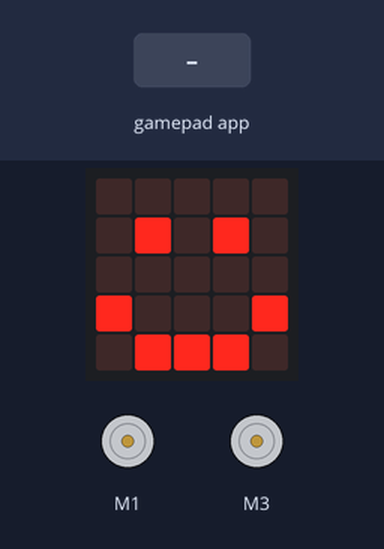
Bench run of a program on a simulated BBC micro:bit (MakeCode). On the bench: the board's 5×5 LED display, 2 × DC motor (green arrow = forward, orange = backward, longer = faster). The inputs (shaded band) are chosen by the test bench.

Above: at 1.8 s.
1.9 s: gamepad app sends A_UP
At 2.3 s:
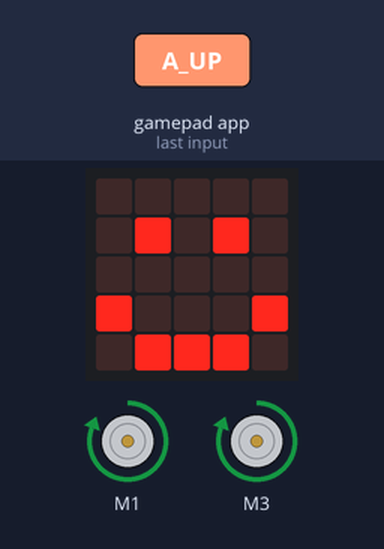
3.4 s: gamepad app sends B_UP
At 4.6 s:
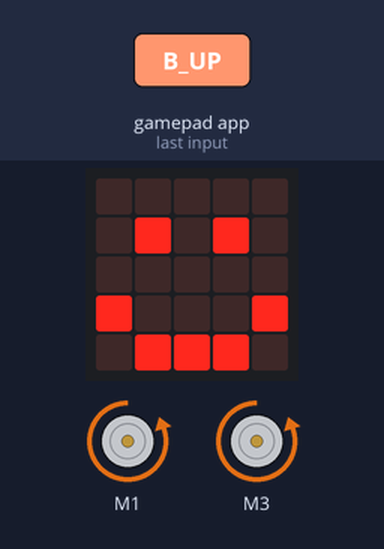
4.9 s: gamepad app sends C_UP
At 5.8 s:
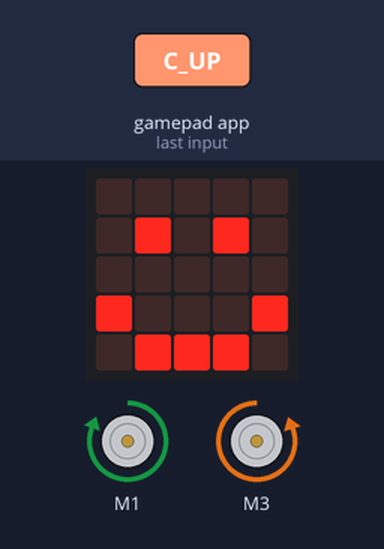
6.4 s: gamepad app sends D_UP
At 7.0 s:
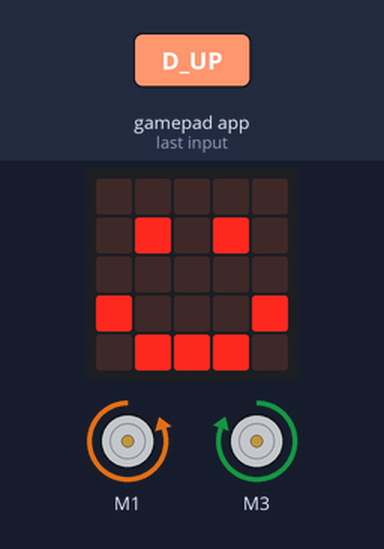
7.9 s: gamepad app sends 1_UP
At 9.3 s:
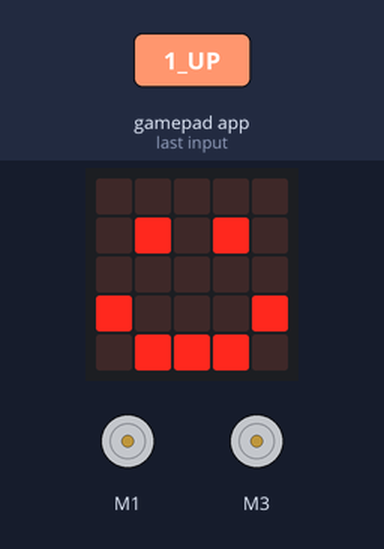
Timing chart, 0 to 10.4 s (numbered marks = the images above; inputs shaded):
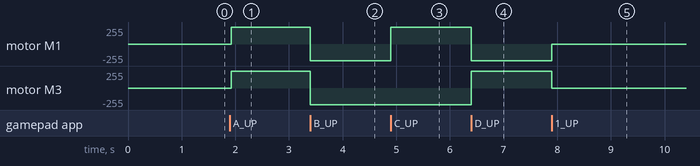

Measured:
- after the input at 1.9 s, motor M1, motor M3: stopped → forward 255/255 at once
- after the input at 3.4 s, motor M1, motor M3: forward 255/255 → backward 254/255 at once
- after the input at 4.9 s, motor M1: backward 254/255 → forward 255/255 at once
- after the input at 6.4 s, motor M1: forward 255/255 → backward 254/255 at once; motor M3: backward 254/255 → forward 255/255 at once
- after the input at 7.9 s, motor M1: backward 254/255 → stopped at once; motor M3: forward 255/255 → stopped at once

The program:

main.ts
```typescript
// (licence header left out)
// setup
basic.showIcon(IconNames.Happy)

// go straight
devices.onGamepadButton(MesDpadButtonInfo.AUp, function () {
  robotbit.MotorRun(robotbit.Motors.M1A, 255)
  robotbit.MotorRun(robotbit.Motors.M2A, 255)
})

// go back
devices.onGamepadButton(MesDpadButtonInfo.BUp, function () {
  robotbit.MotorRun(robotbit.Motors.M1A, -254)
  robotbit.MotorRun(robotbit.Motors.M2A, -254)
})

// turn left
devices.onGamepadButton(MesDpadButtonInfo.CUp, function () {
  robotbit.MotorRun(robotbit.Motors.M1A, 255)
  robotbit.MotorRun(robotbit.Motors.M2A, -254)
})

// turn right
devices.onGamepadButton(MesDpadButtonInfo.DUp, function () {
  robotbit.MotorRun(robotbit.Motors.M1A, -254)
  robotbit.MotorRun(robotbit.Motors.M2A, 255)
})

// stop
devices.onGamepadButton(MesDpadButtonInfo._1Up, function () {
  robotbit.MotorStopAll()
})
```
